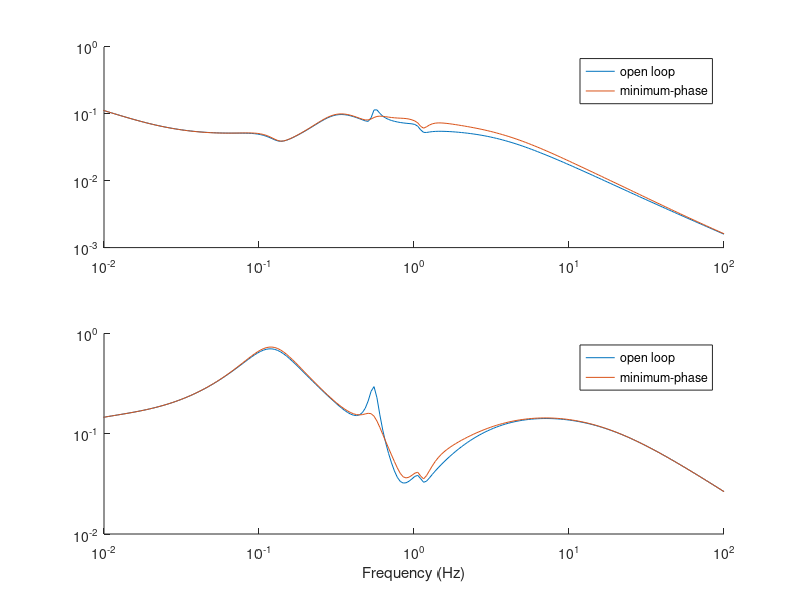

This chart was generated by the following MATLAB code: (Note: this script raises an error after producing the figure.)
%% fig 10.52

clear all; close all; clc;
load('d2aphvdcss.mat');
load('dcpf1cont2.mat');

fig52_name = './dat/ch10_fig52.dat';

fig52 = figure;
ax521 = subplot(2,1,1,'parent',fig52);
ax522 = subplot(2,1,2,'parent',fig52);
%
hold(ax521,'on');
hold(ax522,'on');

d_dcr = [[(d_angdcr(3,:)-d_angdcr(9,:)); 0; 0; d_angdcr(3,:); d_angdcr(9,:)], zeros(5,2)];
sys_dcr = ss(a_mat,[b_dcr(:,1),b_lmod], ...
             [c_ang(3,:)-c_ang(9,:);c_v([3 9],:);c_ang([3 9],:)],d_dcr);
rate = 2*pi*60*tf([1 0],(2*pi*60)*[0.01 1]);
sys_wo = tf([0.1,0],[0.1,1]);
s_crmp = ss(s_crmp.a,s_crmp.b,s_crmp.c,s_crmp.d);

sys_dcr_rc = feedback(sys_dcr,3*rate*sys_wo*s_crmp,1,1,-1);

%----------------------------------------%
% open loop

W_sv = logspace(-2,log10(100*2*pi),256);
G_m1 = ss(sys_dcr.a,0.1*sys_dcr.b(:,[2,3]),20*sys_dcr.c([2,3],:),0);
SV_m1 = sigma(G_m1,W_sv);

% l_mod to tie bus V_m and bus frequency
G_a1 = ss(sys_dcr.a,0.1*sys_dcr.b(:,[2,3]),sys_dcr.c([4,5],:),0);

% add rate filter to obtain c_f
rate = tf([1 0],(2*pi*60)*[0.01 1]);
G_f1 = 1000*[rate 0; 0 rate]*G_a1;
SV_f1 = sigma(G_f1,W_sv);

%----------------------------------------%
% minimum-phase robust control (K=3)

W_sv = logspace(-2,log10(100*2*pi),256);
G_m2 = ss(sys_dcr_rc.a,0.1*sys_dcr_rc.b(:,[2,3]),20*sys_dcr_rc.c([2,3],:),0);
SV_m2 = sigma(G_m2,W_sv);

% l_mod to tie bus V_m and bus frequency
G_a2 = ss(sys_dcr_rc.a,0.1*sys_dcr_rc.b(:,[2,3]),sys_dcr_rc.c([4,5],:),0);

% add rate filter to obtain c_f
rate = tf([1 0],(2*pi*60)*[0.01 1]);
G_f2 = 1000*[rate 0; 0 rate]*G_a2;
SV_f2 = sigma(G_f2,W_sv);

plot(ax521,W_sv/(2*pi),SV_m1(1,:),W_sv/(2*pi),SV_m2(1,:));
set(ax521,'xscale','log','yscale','log');

plot(ax522,W_sv/(2*pi),SV_f1(1,:),W_sv/(2*pi),SV_f2(1,:));
set(ax522,'xscale','log','yscale','log');

legend(ax521,{'open loop','minimum-phase'},'location','northeast');
legend(ax522,{'open loop','minimum-phase'},'location','northeast');
axis(ax521,[1e-2 100 1e-3 1]);
axis(ax522,[1e-2 100 1e-2 1]);
xlabel('Frequency (Hz)');
% 
H52 = {'f_sv','SV_m1','SV_m2','SV_f1','SV_f2'};
M52 = [W_sv/2/pi; SV_m1(1,:); SV_m2(1,:); SV_f1(1,:); SV_f2(1,:)];
% 
fid52 = fopen(fig52_name,'w');
fprintf(fid52,'%s,%s,%s,%s,%s\n',H52{:});    % must match number of columns
fprintf(fid52,'%6e,%6e,%6e,%6e,%6e\n',M52);  % must match number of columns
fclose(fid52);

% eof
